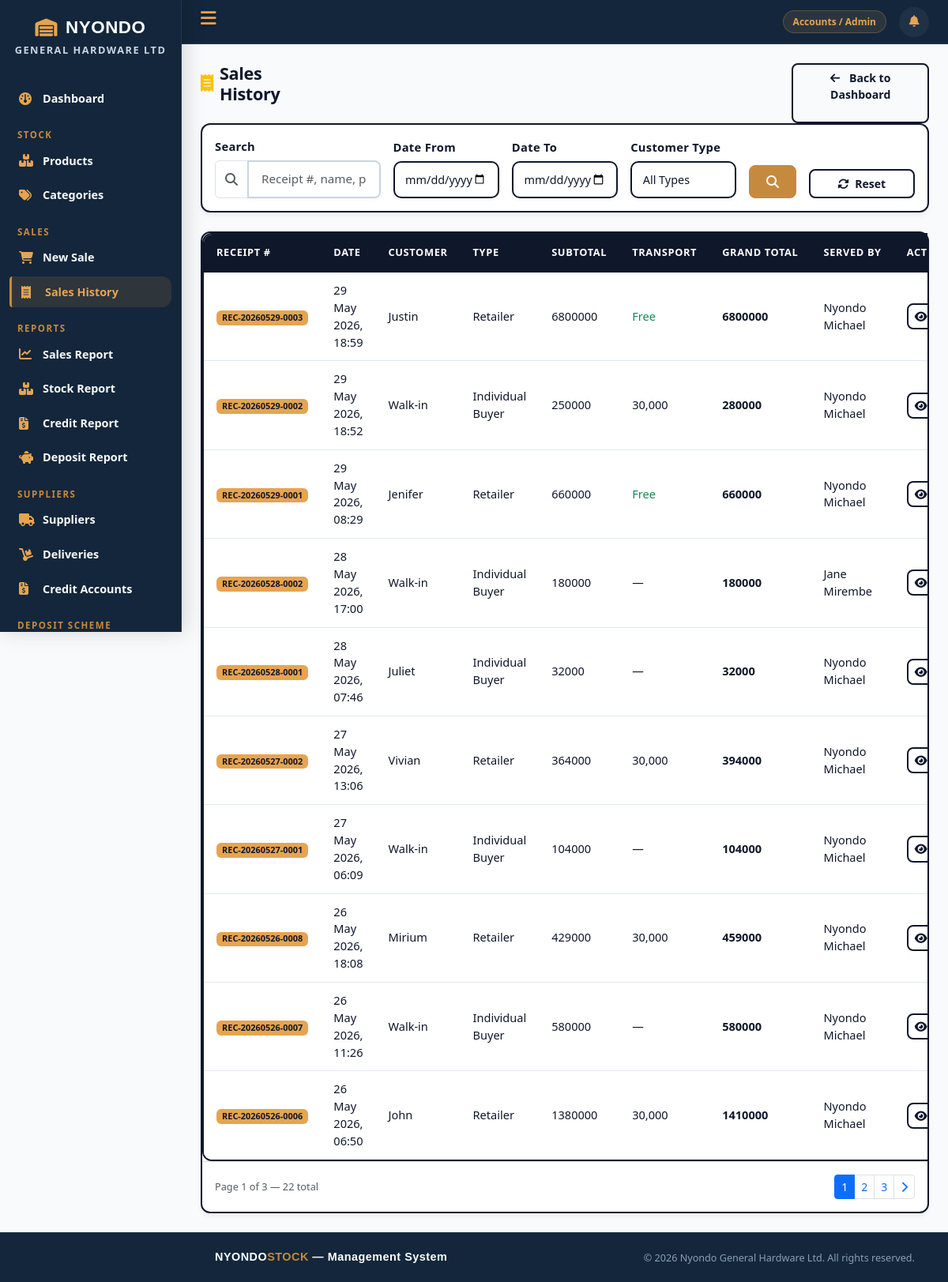
Before: /sales/ (signed in) with the older database file.
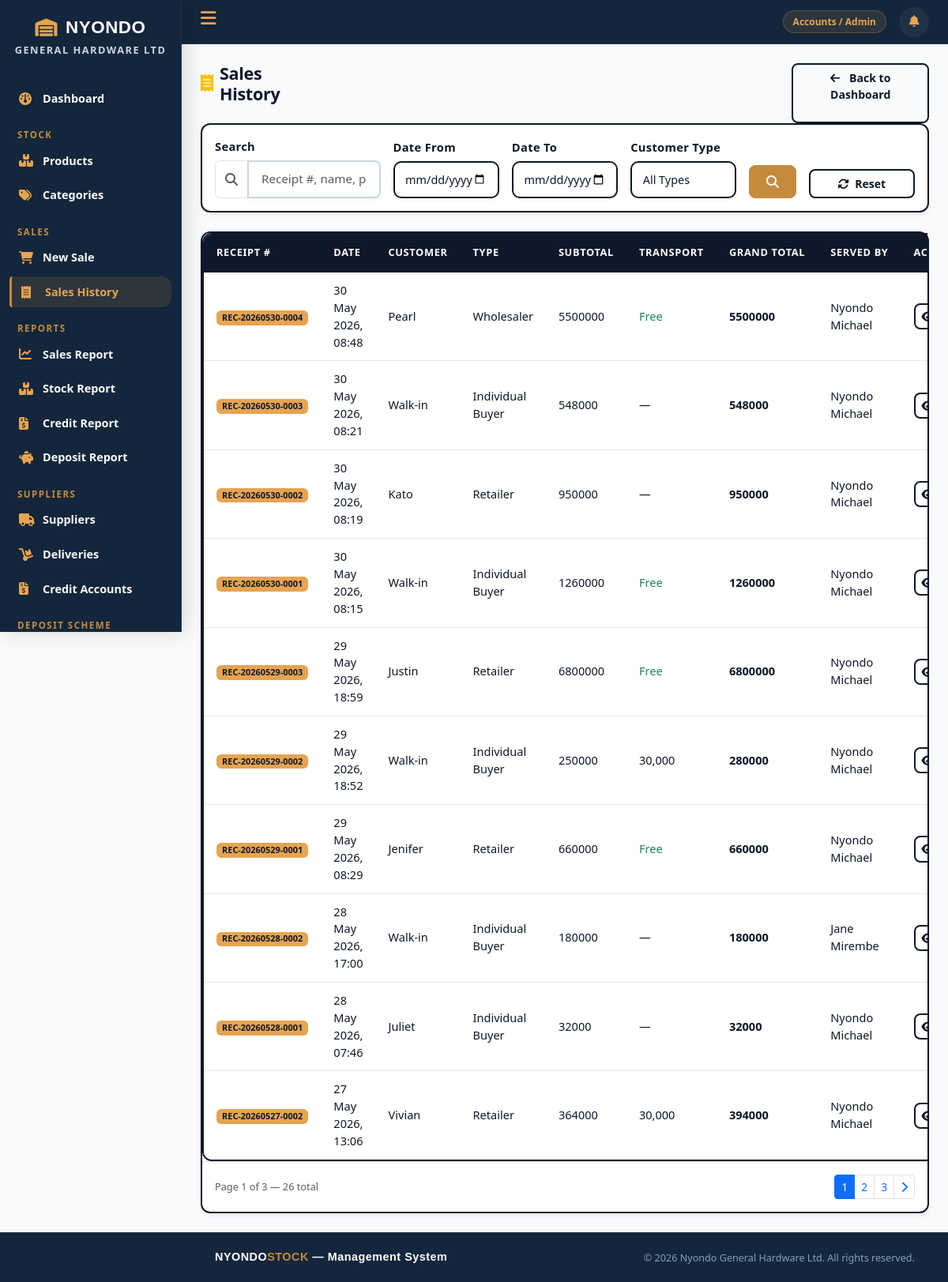
After: the same page with the newer database file.
### sales/models.py (models this page shows, shortened)
class Sale(models.Model):
    CUSTOMER_TYPE_CHOICES = [
        ('wholesaler', 'Wholesaler'),
        ('retailer', 'Retailer'),
        ('individual', 'Individual Buyer'),
    ]
    TRANSPORT_CHOICES = [
        ('free', 'Free (within 10km, ≥500,000 UGX)'),
        ('charged', 'Charged (+30,000 UGX)'),
        ('none', 'No delivery'),
    ]
    receipt_number = models.CharField(max_length=20, unique=True, editable=False)
    served_by = models.ForeignKey(User, on_delete=models.SET_NULL, null=True)
    customer_name = models.CharField(max_length=200, blank=True)
    customer_phone = models.CharField(max_length=15, blank=True)
    customer_type = models.CharField(max_length=15, choices=CUSTOMER_TYPE_CHOICES, default='individual')
    delivery_requested = models.BooleanField(default=False)
    within_10km = models.BooleanField(default=False)
    transport_charge = models.DecimalField(max_digits=10, decimal_places=2, default=0)
    transport_status = models.CharField(max_length=10, choices=TRANSPORT_CHOICES, default='none')
    subtotal = models.DecimalField(max_digits=14, decimal_places=2, default=0)
    grand_total = models.DecimalField(max_digits=14, decimal_places=2, default=0)
    sale_date = models.DateTimeField(auto_now_add=True)
    notes = models.TextField(blank=True)

### sales/views.py (the view)
# urls.py: path('', views.sales_list, name='sales_list'),
@login_required
@login_required
def sales_list(request):
    search = request.GET.get('search', '')
    date_from = request.GET.get('date_from', '')
    date_to = request.GET.get('date_to', '')
    customer_type = request.GET.get('customer_type', '')
    sales = Sale.objects.select_related('served_by').order_by('-sale_date')
    if search:
        sales = sales.filter(
            models.Q(receipt_number__icontains=search) |
            models.Q(customer_name__icontains=search) |
            models.Q(customer_phone__icontains=search)
        )
    if date_from:
        sales = sales.filter(sale_date__date__gte=date_from)
    if date_to:
        sales = sales.filter(sale_date__date__lte=date_to)
    if customer_type:
        sales = sales.filter(customer_type=customer_type)
    from django.core.paginator import Paginator
    paginator = Paginator(sales, 10)
    page_number = request.GET.get('page')
    page_obj = paginator.get_page(page_number)
    return render(request, 'sales/sales_list.html', {
        'sales': page_obj,
        'page_obj': page_obj,
        'search': search,
        'date_from': date_from,
        'date_to': date_to,
        'customer_type': customer_type,
        'customer_type_choices': Sale.CUSTOMER_TYPE_CHOICES,
        'total_count': sales.count(),
    })

### sales/models.py (called while the page is built)
    @property
    def item_count(self):
        return self.cart_items.count()

### templates/sales/sales_list.html (shortened to what the changed rows need)
{% extends 'base.html' %}
{% block content %}
<div class="card">
    <div class="card-body p-0">
        <div class="table-responsive">
            <table class="table table-hover mb-0">
                <thead>
                    <tr>
                        <th>Receipt #</th>
                        <th>Date</th>
                        <th>Customer</th>
                        <th>Type</th>
                        <th>Subtotal</th>
                        <th>Transport</th>
                        <th>Grand Total</th>
                        <th>Served By</th>
                        <th>Action</th>
                    </tr>
                </thead>
                <tbody>
                    {% for sale in sales %}
                    <tr>
                        <td>
                            <span class="badge bg-warning text-dark">
                                {{ sale.receipt_number }}
                            </span>
                        </td>
                        <td>{{ sale.sale_date|date:"d M Y, H:i" }}</td>
                        <td>{{ sale.customer_name|default:"Walk-in" }}</td>
                        <td>{{ sale.get_customer_type_display }}</td>
                        <td>{{ sale.subtotal|floatformat:0 }}</td>
                        <td>
                            {% if sale.transport_status == 'free' %}
                            <span class="text-success">Free</span>
                            {% elif sale.transport_status == 'charged' %}
                            30,000
                            {% else %}—{% endif %}
                        </td>
                        <td><strong>{{ sale.grand_total|floatformat:0 }}</strong></td>
                        <td>{{ sale.served_by.get_full_name }}</td>
                        <td>
                            <a href="{% url 'receipt' sale.pk %}"
                               class="btn btn-sm btn-outline-secondary">
                                <i class="fa-solid fa-eye"></i>
                            </a>
                        </td>
                    </tr>
                    {% endfor %}
                </tbody>
            </table>
        </div>
        {% if page_obj.has_other_pages %}
        <div class="d-flex justify-content-between align-items-center px-3 py-3 border-top">
            <small class="text-muted">
                Page {{ page_obj.number }} of {{ page_obj.paginator.num_pages }}
                — {{ total_count }} total
            </small>
            <nav>
                <ul class="pagination pagination-sm mb-0">
                    {% for num in page_obj.paginator.page_range %}
                        {% if page_obj.number == num %}
                        <li class="page-item active">
                            <span class="page-link">{{ num }}</span>
                        </li>
                        {% elif num > page_obj.number|add:'-3' and num < page_obj.number|add:'3' %}
                        <li class="page-item">
                            <a class="page-link"
                               href="?page={{ num }}&search={{ search }}&date_from={{ date_from }}&date_to={{ date_to }}&customer_type={{ customer_type }}">
                                {{ num }}
                            </a>
                        </li>
                        {% endif %}
                    {% endfor %}
                    {% if page_obj.has_next %}
                    <li class="page-item">
                        <a class="page-link"
                           href="?page={{ page_obj.next_page_number }}&search={{ search }}&date_from={{ date_from }}&date_to={{ date_to }}&customer_type={{ customer_type }}">
                            <i class="fa-solid fa-chevron-right"></i>
                        </a>
                    </li>
                    {% endif %}
                </ul>
            </nav>
        </div>
        {% endif %}
    </div>
</div>
{% endblock %}

Changed rows visible on the page:
no longer on this page (row unchanged): Sale: receipt_number "REC-20260527-0001", sale_date "27 May 2026, 06:09", customer_name "Walk-in", customer_type "Individual Buyer", subtotal "104000", grand_total "104000", served_by.get_full_name "Nyondo Michael"
no longer on this page (row unchanged): Sale: receipt_number "REC-20260526-0008", sale_date "26 May 2026, 18:08", customer_name "Mirium", customer_type "Retailer", subtotal "429000", transport_status "30,000", grand_total "459000", served_by.get_full_name "Nyondo Michael"
no longer on this page (row unchanged): Sale: receipt_number "REC-20260526-0007", sale_date "26 May 2026, 11:26", customer_name "Walk-in", customer_type "Individual Buyer", subtotal "580000", grand_total "580000", served_by.get_full_name "Nyondo Michael"
no longer on this page (row unchanged): Sale: receipt_number "REC-20260526-0006", sale_date "26 May 2026, 06:50", customer_name "John", customer_type "Retailer", subtotal "1380000", transport_status "30,000", grand_total "1410000", served_by.get_full_name "Nyondo Michael"
added Sale: receipt_number "REC-20260530-0004", sale_date "30 May 2026, 08:48", customer_name "Pearl", customer_type "Wholesaler", subtotal "5500000", transport_status "Free", grand_total "5500000", served_by.get_full_name "Nyondo Michael"
added Sale: receipt_number "REC-20260530-0003", sale_date "30 May 2026, 08:21", customer_name "Walk-in", customer_type "Individual Buyer", subtotal "548000", grand_total "548000", served_by.get_full_name "Nyondo Michael"
added Sale: receipt_number "REC-20260530-0002", sale_date "30 May 2026, 08:19", customer_name "Kato", customer_type "Retailer", subtotal "950000", grand_total "950000", served_by.get_full_name "Nyondo Michael"
added Sale: receipt_number "REC-20260530-0001", sale_date "30 May 2026, 08:15", customer_name "Walk-in", customer_type "Individual Buyer", subtotal "1260000", transport_status "Free", grand_total "1260000", served_by.get_full_name "Nyondo Michael"
Other visible differences:
{{ total_count }}: "22" → "26"
